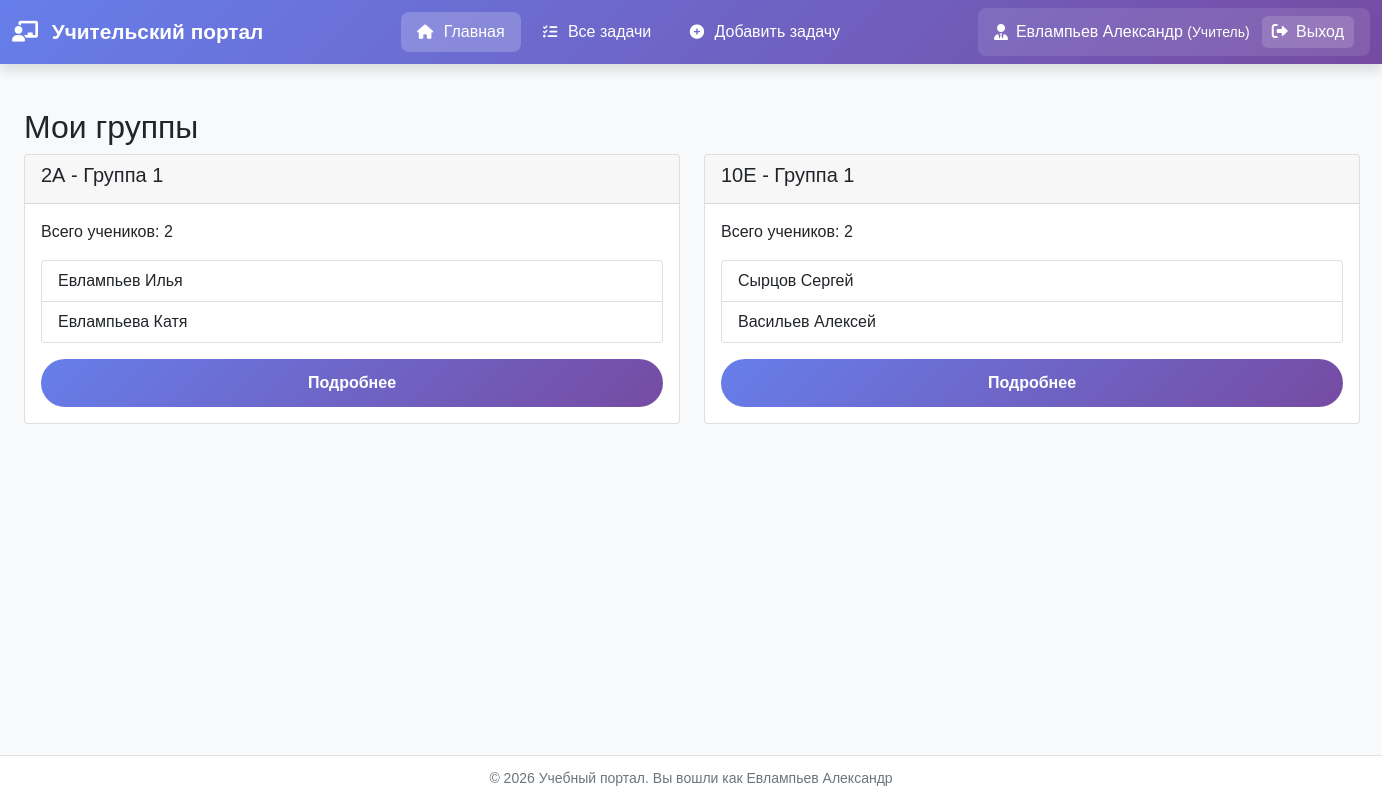
Before: /users/teacher/dashboard/ (signed in) with the older database file.
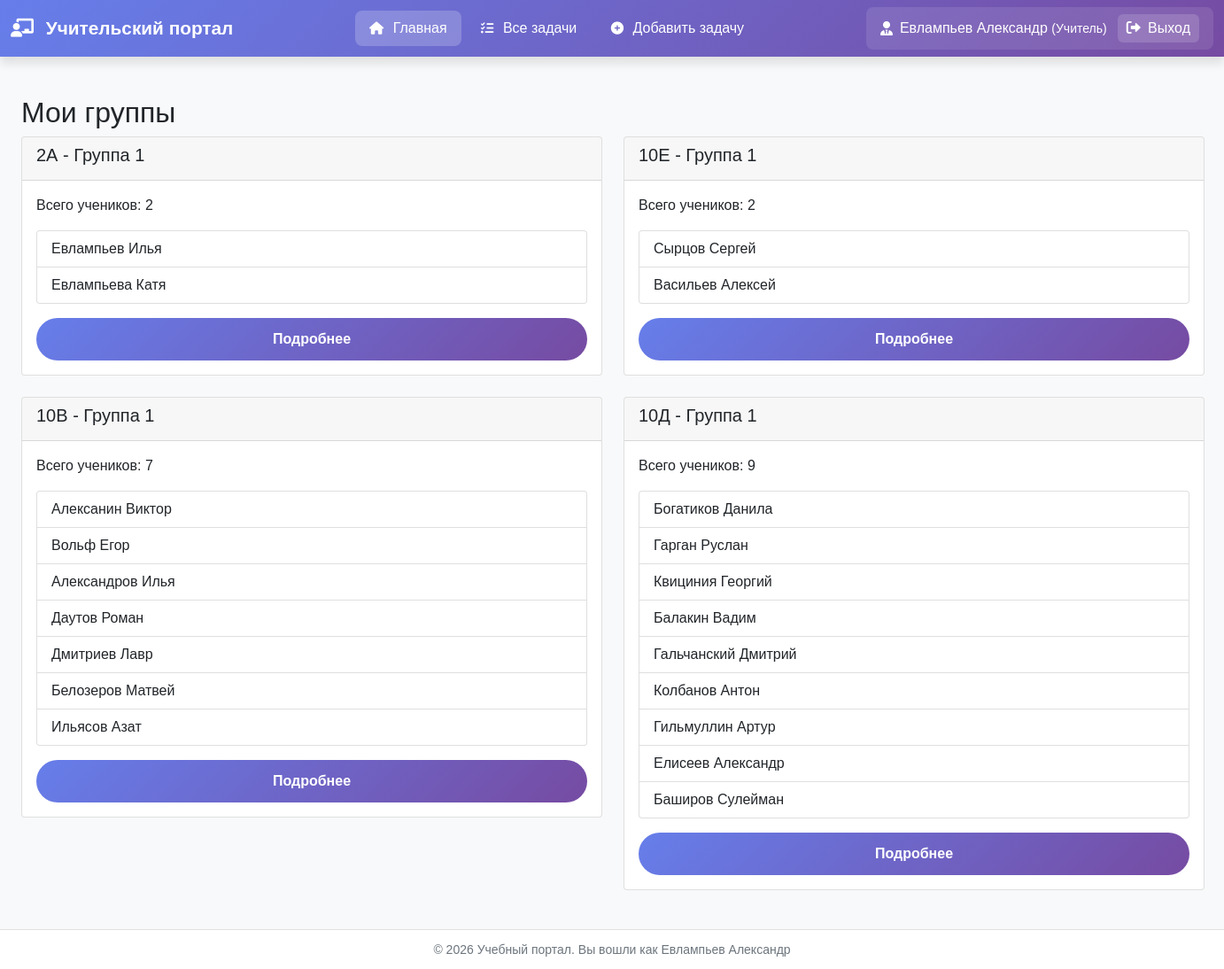
After: the same page with the newer database file.
### users_app/models.py (models this page shows, shortened)
class Group(models.Model):
    GROUP_NUMBERS = (
        (1, 'Группа 1'),
        (2, 'Группа 2'),
    )
    school_class = models.ForeignKey(SchoolClass, on_delete=models.CASCADE, related_name='groups')
    number = models.IntegerField('Номер группы', choices=GROUP_NUMBERS)
    teacher = models.ForeignKey(
        get_user_model(),
        on_delete=models.SET_NULL,
        null=True,
        blank=True,
        related_name='teacher_groups',
        limit_choices_to={'user_type': 'teacher'}
    )
    class Meta:
        verbose_name = 'Группа'
        verbose_name_plural = 'Группы'
        unique_together = ['school_class', 'number']

class SchoolClass(models.Model):
    number = models.IntegerField('Номер класса', validators=[MinValueValidator(1), MaxValueValidator(11)])
    letter = models.CharField('Буква класса', max_length=2)  # А, Б, В и т.д.
    class Meta:
        verbose_name = 'Класс'
        verbose_name_plural = 'Классы'
        unique_together = ['number', 'letter']
    def __str__(self):
        return f"{self.number}{self.letter}"

class User(AbstractUser):
    USER_TYPES = (
        ('teacher', 'Учитель'),
        ('student', 'Ученик'),
    )
    user_type = models.CharField(max_length=10, choices=USER_TYPES, default='student')
    middle_name = models.CharField('Отчество', max_length=50, blank=True)
    class Meta:
        verbose_name = 'Пользователь'
        verbose_name_plural = 'Пользователи'

### users_app/views.py (the view)
# urls.py: path('teacher/dashboard/', views.teacher_dashboard, name='teacher_dashboard'),
@login_required
def teacher_dashboard(request):
    if request.user.user_type != 'teacher':
        return redirect('student_dashboard')
    groups = Group.objects.filter(teacher=request.user).select_related('school_class')
    for group in groups:
        group.students_list = User.objects.filter(
            user_type='student',
            student_profile__group=group
        ).select_related('student_profile')
    context = {
        'groups': groups,
    }
    return render(request, 'users_app/th_dashboard.html', context)

### templates/users_app/th_dashboard.html (shortened to what this page needs)
{% extends "base.html" %}
{% block content %}
    <div class="container mt-4">
        <h2>Мои группы</h2>
        {% if groups %}
            <div class="row">
                {% for group in groups %}
                    <div class="col-md-6 mb-4">
                        <div class="card">
                            <div class="card-header">
                                <h5>{{ group.school_class }} - Группа {{ group.number }}</h5>
                            </div>
                            <div class="card-body">
                                {% with students=group.students_list %}
                                    {% if students %}
                                        <p>Всего учеников: {{ students|length }}</p>
                                        <ul class="list-group">
                                            {% for student in students %}
                                                <li class="list-group-item">
                                                    {{ student.last_name }} {{ student.first_name }}
                                                </li>
                                            {% endfor %}
                                        </ul>
                                    {% else %}
                                        <p class="text-muted">Нет учеников в этой группе</p>
                                    {% endif %}
                                {% endwith %}
                                <a href="{% url 'group_students' group.id %}" class="btn btn-sm btn-primary mt-3">
                                    Подробнее
                                </a>
                            </div>
                        </div>
                    </div>
                {% endfor %}
            </div>
        {% else %}
            <div class="alert alert-info">
                У вас пока нет назначенных групп. Обратитесь к администратору.
            </div>
        {% endif %}
    </div>
{% endblock %}

Changed rows visible on the page:
added Group: school_class "10В", number "1", students_list|length "7"
added User: last_name "Алексанин", first_name "Виктор", shown under "10В"
added User: last_name "Вольф", first_name "Егор", shown under "10В"
added User: last_name "Александров", first_name "Илья", shown under "10В"
added User: last_name "Даутов", first_name "Роман", shown under "10В"
added User: last_name "Дмитриев", first_name "Лавр", shown under "10В"
added User: last_name "Белозеров", first_name "Матвей", shown under "10В"
added User: last_name "Ильясов", first_name "Азат", shown under "10В"
added Group: school_class "10Д", number "1", students_list|length "9"
added User: last_name "Богатиков", first_name "Данила", shown under "10Д"
added User: last_name "Гарган", first_name "Руслан", shown under "10Д"
added User: last_name "Квициния", first_name "Георгий", shown under "10Д"
added User: last_name "Балакин", first_name "Вадим", shown under "10Д"
added User: last_name "Гальчанский", first_name "Дмитрий", shown under "10Д"
added User: last_name "Колбанов", first_name "Антон", shown under "10Д"
added User: last_name "Гильмуллин", first_name "Артур", shown under "10Д"
added User: last_name "Елисеев", first_name "Александр", shown under "10Д"
added User: last_name "Баширов", first_name "Сулейман", shown under "10Д"
